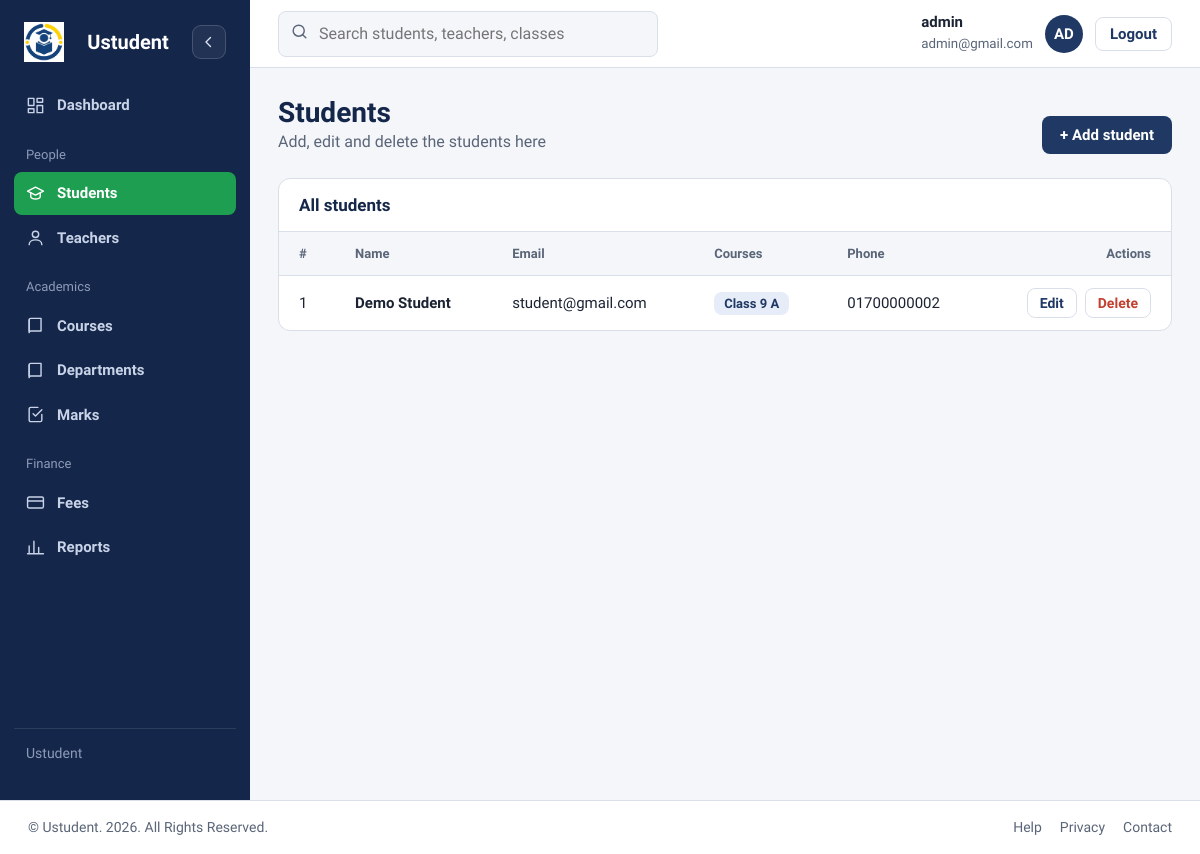
Page /admin/student.php (signed in) on the earlier database version.
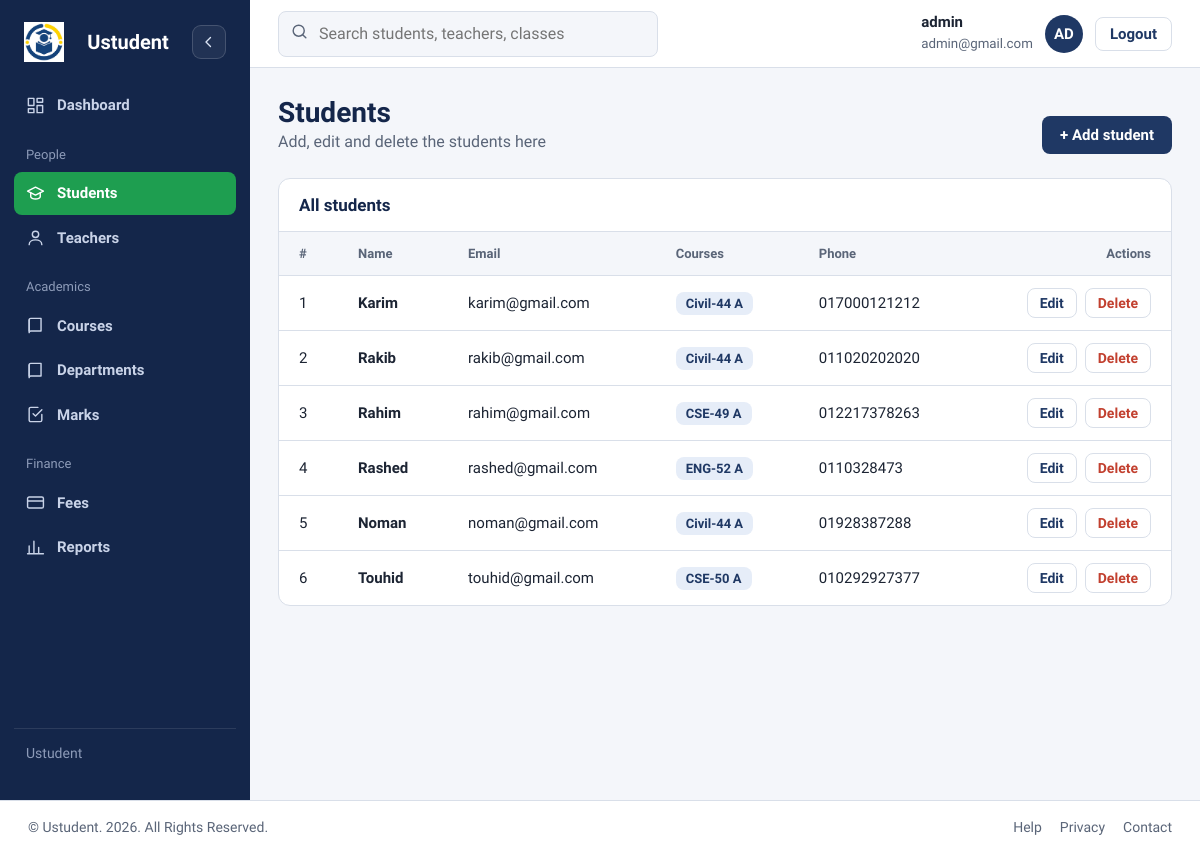
Same page on the later database version.
### tables this page shows
CREATE TABLE `students` (
  `id` int UNSIGNED NOT NULL,
  `user_id` int UNSIGNED NOT NULL,
  `name` varchar(100) NOT NULL,
  `email` varchar(100) NOT NULL,
  `phone` varchar(15) DEFAULT NULL,
  `dob` date DEFAULT NULL,
  `class_id` int UNSIGNED NOT NULL,
  `address` varchar(255) DEFAULT NULL,
  `created_at` timestamp NULL DEFAULT CURRENT_TIMESTAMP
);

CREATE TABLE `classes` (
  `id` int UNSIGNED NOT NULL,
  `class_name` varchar(50) NOT NULL,
  `section` varchar(10) NOT NULL,
  `course_id` int UNSIGNED NOT NULL,
  `created_at` timestamp NULL DEFAULT CURRENT_TIMESTAMP
);

### admin/student.php (the view, shortened to what this page needs)
<?php
include '../database/dbconfig.php';
$result = $conn->query("SELECT students.*, classes.class_name, classes.section
                        FROM students
                        LEFT JOIN classes ON students.class_id=classes.id
                        ORDER BY students.id ASC");
?>
<!DOCTYPE html>
<html lang="en">
<head>
<?php include '../includes/admin_dashboard_css.php'; ?>
<link rel="stylesheet" href="../assets/css/courses.css">
<link rel="stylesheet" href="../assets/css/admin_student.css">
</head>
<body>
<div class="app">
    <?php include '../includes/sidebar.php'; ?>
    <div class="main">
        <?php include '../includes/topbar.php'; ?>
        <main class="content">
            <div class="head">
                <div>
                    <h1>Students</h1>
                    <p>Add, edit and delete the students here</p>
                </div>
                <a href="student.php?action=add" class="btn">+ Add student</a>
            </div>
            <section class="card">
                <h2>All students</h2>
                <table>
                    <thead>
                        <tr>
                            <th>#</th>
                            <th>Name</th>
                            <th>Email</th>
                            <th>Courses</th>
                            <th>Phone</th>
                            <th class="num">Actions</th>
                        </tr>
                    </thead>
                    <tbody>
                    <?php if ($result && $result->num_rows > 0) { ?>
                        <?php while ($row = $result->fetch_assoc()) { ?>
                            <tr>
                                <td><?php echo $row['id']; ?></td>
                                <td><b><?php echo htmlspecialchars($row['name'], ENT_QUOTES, 'UTF-8'); ?></b></td>
                                <td><?php echo htmlspecialchars($row['email'], ENT_QUOTES, 'UTF-8'); ?></td>
                                <td>
                                    <?php if ($row['class_name'] !== null) { ?>
                                        <span class="class-tag"><?php echo htmlspecialchars($row['class_name'] . ' ' . $row['section'], ENT_QUOTES, 'UTF-8'); ?></span>
                                    <?php } else { ?>
                                        <span class="muted">No class</span>
                                    <?php } ?>
                                </td>
                                <td class="phone"><?php echo htmlspecialchars($row['phone'] ?? '', ENT_QUOTES, 'UTF-8'); ?></td>
                                <td>
                                    <div class="row-actions">
                                        <a class="small-btn" href="student.php?action=edit&id=<?php echo $row['id']; ?>">Edit</a>
                                        <form method="post" onsubmit="return confirm('Delete this student?');">
                                            <button type="submit" name="delete_student" class="small-btn danger">Delete</button>
                                        </form>
                                    </div>
                                </td>
                            </tr>
                        <?php } ?>
                    <?php } else { ?>
                        <tr>
                            <td colspan="6" class="empty">No students found.</td>
                        </tr>
                    <?php } ?>
                    </tbody>
                </table>
            </section>
        </main>
    </div>
</div>
<?php include '../includes/footer.php'; ?>
</body>
</html>

Differences in the rows shown:
changed students id 1: name "Demo Student" → "Karim"; email "student@gmail.com" → "karim@gmail.com"; class.section "Class 9 A" → "Civil-44 A"; phone "01700000002" → "017000121212"
added students: id "2", name "Rakib", email "rakib@gmail.com", class.section "Civil-44 A", phone "011020202020"
added students: id "3", name "Rahim", email "rahim@gmail.com", class.section "CSE-49 A", phone "012217378263"
added students: id "4", name "Rashed", email "rashed@gmail.com", class.section "ENG-52 A", phone "0110328473"
added students: id "5", name "Noman", email "noman@gmail.com", class.section "Civil-44 A", phone "01928387288"
added students: id "6", name "Touhid", email "touhid@gmail.com", class.section "CSE-50 A", phone "010292927377"
